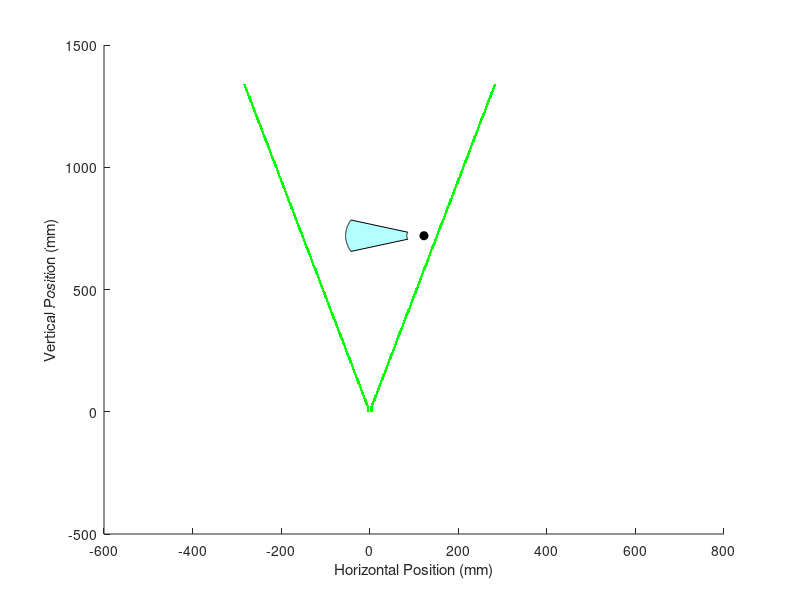

The MATLAB source for this figure: (Note: this script raises an error after producing the figure.)
clear
close all

% Initial plot of single radial gaussian distribution
% I0 = 1; % normalized units
% bw = 4; % mm
% r = linspace(-2*bw,2*bw,200);
% I = I0 * exp((-2*r.^2) / bw^2);
% 
% figure
% plot(r, I, LineWidth=2)
% xlabel("Radial distance")
% ylabel("Intensity")
% set(gca, FontSize=14)

% Plot heatmap for energy intensity in FOV
clear

color_lim = 0.25;
I0 = 1; % normalized units
% bw = 3.427; % mm, reported as 1/4 inch (6.35 mm) but effective diameter 86.5% listed in test at 3.4 mm
% bw = 3.875; % commented out on 09/08/2026
bw = 9;
% bw = 5;Is t
L = 350; % mm, vertical length of FOV, pre-DFD value was 400
W = 350; % mm, horizontal width of FOV, pre-DFD value was 400
L_cal = 500;
W_cal = 310;
wt_dim = 1200; % mm, wind tunnel is 1.2 x 1.2 m
% vert_off = (14 + 7)*10; % mm, vertical offset of laser mirrors above wind tunnel

vert_off = (11 + 1)*10; % mm, vertical offset of lens above wind tunnel
d = ((wt_dim - L) / 2) + vert_off; % mm, vertical distance from focal point of cylindrical
                                    % lens to top of FOV
d_cal = ((wt_dim - L_cal) / 2) + vert_off; % mm, vertical distance from focal point of cylindrical
h_off = W*0.35; % mm, horizontal offset of wind tunnel
% z = linspace(d,d+L,200);
hor_num = 1000;
vert_num = 1000;

% ----------------------------------------------------------------------
% -------------------Annular section swept by wing----------------------
% ----------------------------------------------------------------------

w_r = 39; % mm
w_L = 177; % mm
phi = 21.3; % deg

p_y = d + L/2;
p_x = h_off;
% Parameters
pivot = [p_x, p_y];            % pivot point (not on the line)
line_p1 = [p_x + w_r, p_y];          % line endpoint 1
line_p2 = [p_x + w_L, p_y];          % line endpoint 2

% Radii of the two endpoints
r1 = norm(line_p1 - pivot);
r2 = norm(line_p2 - pivot);

% Sample angles
theta = linspace(-phi, phi, 200);

% Arc coordinates
x_outer = pivot(1) - r1*cosd(theta);
y_outer = pivot(2) - r1*sind(theta);

x_inner = pivot(1) - r2*cosd(theta);
y_inner = pivot(2) - r2*sind(theta);

% Build annular sector polygon
x_ring = [x_inner, fliplr(x_outer)];
y_ring = [y_inner, fliplr(y_outer)];

% ----------------------------------------------------------------------

t = 2; % thickness of laser beam edge on plot (not physical)
% fl = 3.91; % mm, a concave lens so this number is actually negative
% bfl_vals = 100; % mm
% bfl_vals = [5.2, 5.3, 7.1, 7.7, 9.0, 11.0, 14.0, 15.0 16.3, 20.3, 21.3, 23.5, 26.2, 26.7];
% bfl_vals = 11; % mm, currently installed lens
% bfl_vals = 15; % mm, next size up in terms of lens dimensions
% bfl_vals = 20.3; % mm, next size up after that, not in stock here
bfl_vals = 21.3; % mm, next size up after that
% back focal length (mechanical) different from effective focal length
% (optical), "A mechanical measurement given as the distance between the
% last surface of an optical lens to its image plane."
P = 10; % W, roughly

if (~isscalar(bfl_vals))
    med_int_vals = zeros(size(bfl_vals));
end

for j = 1:length(bfl_vals)
bfl = bfl_vals(j);

z = linspace(0,wt_dim + vert_off + bfl,vert_num);
theta = atan(bw / (2 * bfl));
int_grid = zeros(hor_num,length(z));
laser_grid = zeros(hor_num,length(z));
for i = 1:length(z)
    cur_w = 2 * z(i) * tan(theta);
    % r = linspace(-W/2,W/2,200);
    % radial/width array for laser beam intensity calculation
    w_r = linspace(-wt_dim/2  + h_off, wt_dim/2 + h_off,hor_num);
    % I0 = (2 * P) / (pi * (cur_w / 10)^2); % only true for cone
    A = pi * (bw / 10) * ((cur_w / 2) / 10);
    I0 = P / A;
    I = I0 * exp((-2*w_r.^2) / cur_w^2);

    % Store as a column
    int_grid(i,:) = I(:);

    if (z(i) < bfl) % preserve laser as beam before lens
        [M, ind_left] = min(abs(w_r + bw/2));
        [M, ind_right] = min(abs(w_r - bw/2));
    else % find location where beam width ends
        [M, ind_left] = min(abs(w_r + cur_w/2));
        [M, ind_right] = min(abs(w_r - cur_w/2));
    end

    try % give laser some apparent thickness on the plot so it can be seen more clearly
    laser_grid(i, ind_left-t:ind_left+t) = 1;
    laser_grid(i, ind_right-t:ind_right+t) = 1;
    catch % when thickness hits border of plot, plot original unthickened line
    laser_grid(i, ind_left) = 1;
    laser_grid(i, ind_right) = 1;
    end

    % if (mod(i,50) == 0)
    %     figure
    %     plot(r, I, LineWidth=2)
    %     xlabel("Radial distance")
    %     ylabel("Intensity")
    %     set(gca, FontSize=14)
    % end
end
if (~isscalar(bfl_vals))
median_intensity = median(int_grid(z > d+bfl & z < (d+bfl+L),w_r > -W/2 & w_r < W/2),"all");
med_int_vals(j) = round(median_intensity,3);
end
end

if (isscalar(bfl_vals))
bfl = bfl_vals;

% [left bottom width height]
FOV_pos = [-W/2 d + bfl W L];
Cal_pos = [-W/2 + (W - W_cal)/2 d_cal + bfl W_cal L_cal];
PIV_w = 300;
PIV_L = 400;
PIV_x = -W/2 + (W - W_cal)/2 + (W_cal - PIV_w)/2;
PIV_y = d_cal + bfl + (L_cal - PIV_L)/2;
PIV_pos = [PIV_x PIV_y PIV_w PIV_L];
wind_tunnel_pos = [-wt_dim/2 + h_off bfl + vert_off wt_dim wt_dim];

% ----------------------------------------------------------------------
% ----------Laser Beam Border in Wind Tunnel Section Plot---------------
% ----------------------------------------------------------------------

figure
hold on
imagesc(w_r, z, laser_grid)
n = 256;  % number of steps
cmap = [linspace(1,0,n)', linspace(1,1,n)', linspace(1,0,n)'];  
colormap(cmap);

% Plot annular region swept by wing
fill(x_ring, y_ring, 'c', 'FaceAlpha', 0.3, 'EdgeColor', 'k');
plot(pivot(1), pivot(2), 'ko', 'MarkerFaceColor', 'k'); % pivot

xlabel('Horizontal Position (mm)')
ylabel('Vertical Position (mm)')
set(gca, FontSize=14)
set(gca,'YDir','reverse')
axis equal
xlim([-wt_dim/2 + h_off wt_dim/2 + h_off])
ylim([0 wt_dim + vert_off])
% xlim([-4 4])
% ylim([0 8])
% xlim([-4 4])
% ylim([-8 8])
title('Border of Laser Beam')

% FOV rectangle
rectangle('Position', FOV_pos, 'EdgeColor', 'k', 'LineWidth', 2)

% Wind tunnel rectangle
rectangle('Position', wind_tunnel_pos, 'EdgeColor', 'k', 'LineWidth', 1)

% ----------------------------------------------------------------------
% ------------Field of View in Wind Tunnel Section Plot-----------------
% ----------------------------------------------------------------------

figure
hold on
imagesc(w_r, z, int_grid)
cb = colorbar;
% clim([0 color_lim])

% Define custom 2-color colormap:
% - first color: white (for values below cutoff)
% - second color: yellow (for values above cutoff)
colormap([1 1 1; 1 1 0]);
% Set color limits so that values <= cutoff map to first color,
% and values >= cutoff map to second color
clim([color_lim-0.001, color_lim+0.001]); 

datacursormode on

% Plot annular region swept by wing
fill(x_ring, y_ring, 'c', 'FaceAlpha', 0.3, 'EdgeColor', 'k');
plot(pivot(1), pivot(2), 'ko', 'MarkerFaceColor', 'k'); % pivot

% FOV rectangle
rectangle('Position', FOV_pos, 'EdgeColor', 'k', 'LineWidth', 2)

% Calibration target rectangle
rectangle('Position', Cal_pos, 'EdgeColor', '#4f4f4f', 'LineWidth', 2)

% Wind tunnel rectangle
rectangle('Position', wind_tunnel_pos, 'EdgeColor', 'k', 'LineWidth', 1)

ylabel(cb,'W / cm^2','FontSize',16,'Rotation',270)
xlabel('Horizontal Position (mm)')
ylabel('Vertical Position (mm)')
set(gca, FontSize=14)
set(gca,'YDir','reverse')
axis equal
xlim([-wt_dim/2 + h_off wt_dim/2 + h_off])
ylim([0 wt_dim + vert_off])
title('Light Intensity in Wind Tunnel')

% ----------------------------------------------------------------------
% ------------------------Field of View in PIV Plot---------------------
% ----------------------------------------------------------------------

figure
hold on

datacursormode on

% Calibration target rectangle
rectangle('Position', PIV_pos, 'FaceColor', 'green',...
          'EdgeColor', 'none','FaceAlpha', 0.5)

% Plot annular region swept by wing
plot([x_ring x_ring(1)], [y_ring y_ring(1)], 'k', 'LineWidth', 1.5);
plot(pivot(1), pivot(2), 'ko', 'MarkerFaceColor', 'k'); % pivot

x_ring_mirror = 2*pivot(1) - x_ring;  % reflect across pivot x

plot([x_ring_mirror x_ring_mirror(1)], [y_ring y_ring(1)], 'k', 'LineWidth', 1.5);
plot(pivot(1), pivot(2), 'ko', 'MarkerFaceColor', 'k'); % pivot

% Wind tunnel rectangle
rectangle('Position', wind_tunnel_pos, 'EdgeColor', 'k', 'LineWidth', 3)

ylabel(cb,'W / cm^2','FontSize',16,'Rotation',270)
xlabel('Horizontal Position (mm)')
ylabel('Vertical Position (mm)')
set(gca, FontSize=14)
set(gca,'YDir','reverse')
axis equal
padding = 100;
xlim([-wt_dim/2 + h_off - padding wt_dim/2 + h_off + padding])
ylim([vert_off - padding wt_dim + vert_off + padding])
set(gca, 'XDir', 'reverse'); % flip axis since PIV is from behind
title('Light Intensity in Wind Tunnel')

% ----------------------------------------------------------------------
% --------------------------Field of View Plot--------------------------
% ----------------------------------------------------------------------

figure
hold on
imagesc(w_r(w_r > -W/2 & w_r < W/2), z(z > d+bfl & z < (d+bfl+L)), int_grid(z > d+bfl & z < (d+bfl+L),w_r > -W/2 & w_r < W/2))
cb = colorbar;
% clim([0 color_lim])
clim([0 0.2])
datacursormode on

% FOV rectangle
rectangle('Position', FOV_pos, 'EdgeColor', 'k', 'LineWidth', 2)

ylabel(cb,'W / cm^2','FontSize',16,'Rotation',270)
xlabel('Horizontal Position (mm)')
ylabel('Vertical Position (mm)')
set(gca, FontSize=14)
set(gca,'YDir','reverse')
axis equal
xlim([-W/2 W/2])
ylim([d+bfl d+bfl+L])
title('Light Intensity in Field of View')

disp("Back focal length: " + bfl + " mm")

mean_intensity = mean(int_grid(z > d+bfl & z < (d+bfl+L),w_r > -W/2 & w_r < W/2),"all");
disp("The average intensity in the FOV is: " + round(mean_intensity,3) + " W/cm^2")

median_intensity = median(int_grid(z > d+bfl & z < (d+bfl+L),w_r > -W/2 & w_r < W/2),"all");
disp("The median intensity in the FOV is: " + round(median_intensity,3) + " W/cm^2")

min_intensity = min(int_grid(z > d+bfl & z < (d+bfl+L),w_r > -W/2 & w_r < W/2),[],"all");
disp("The minimum intensity in the FOV is: " + round(min_intensity,3) + " W/cm^2")

else
    [M, I] = max(med_int_vals);
    disp("Highest median intensity is " + M + " W/cm^2, for BFL = " + bfl_vals(I))
end
